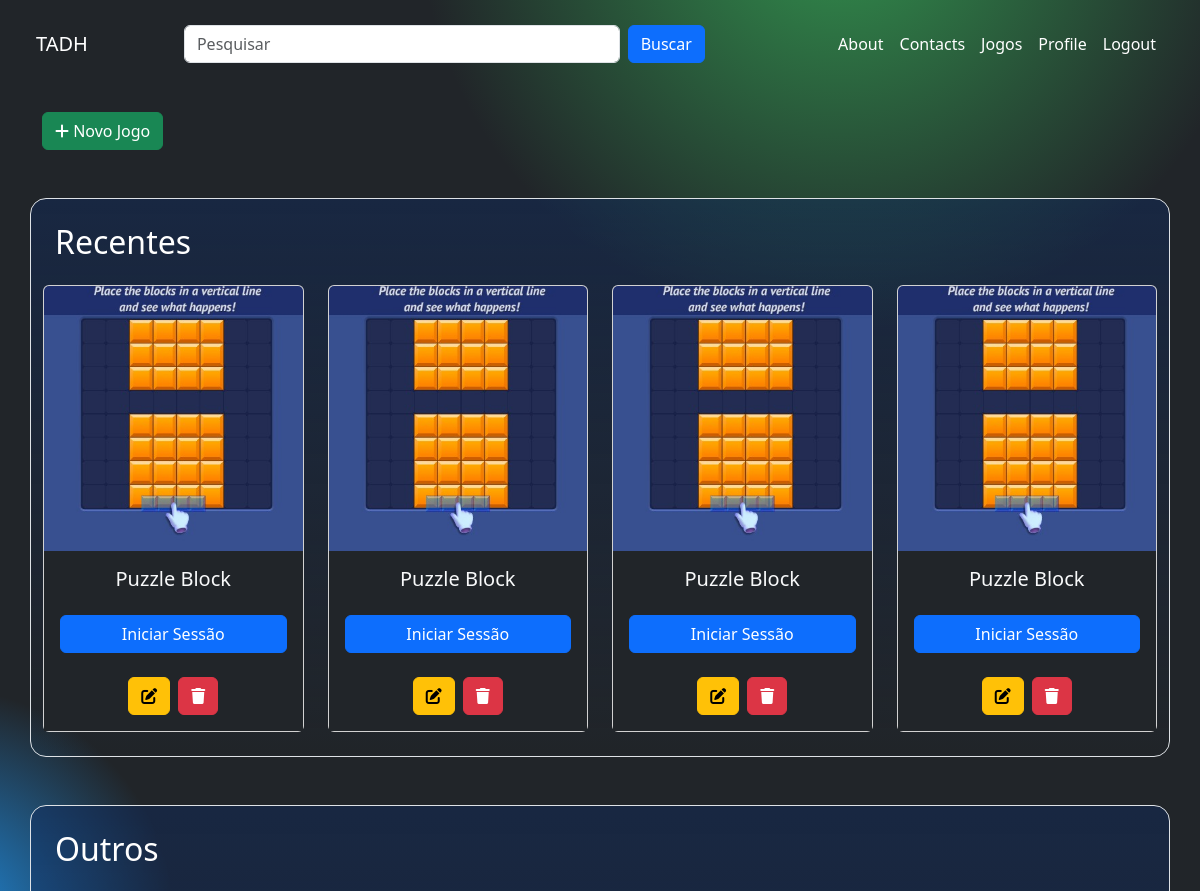
Before: /jogos/?page=3 (signed in, upper part) with the older database file.
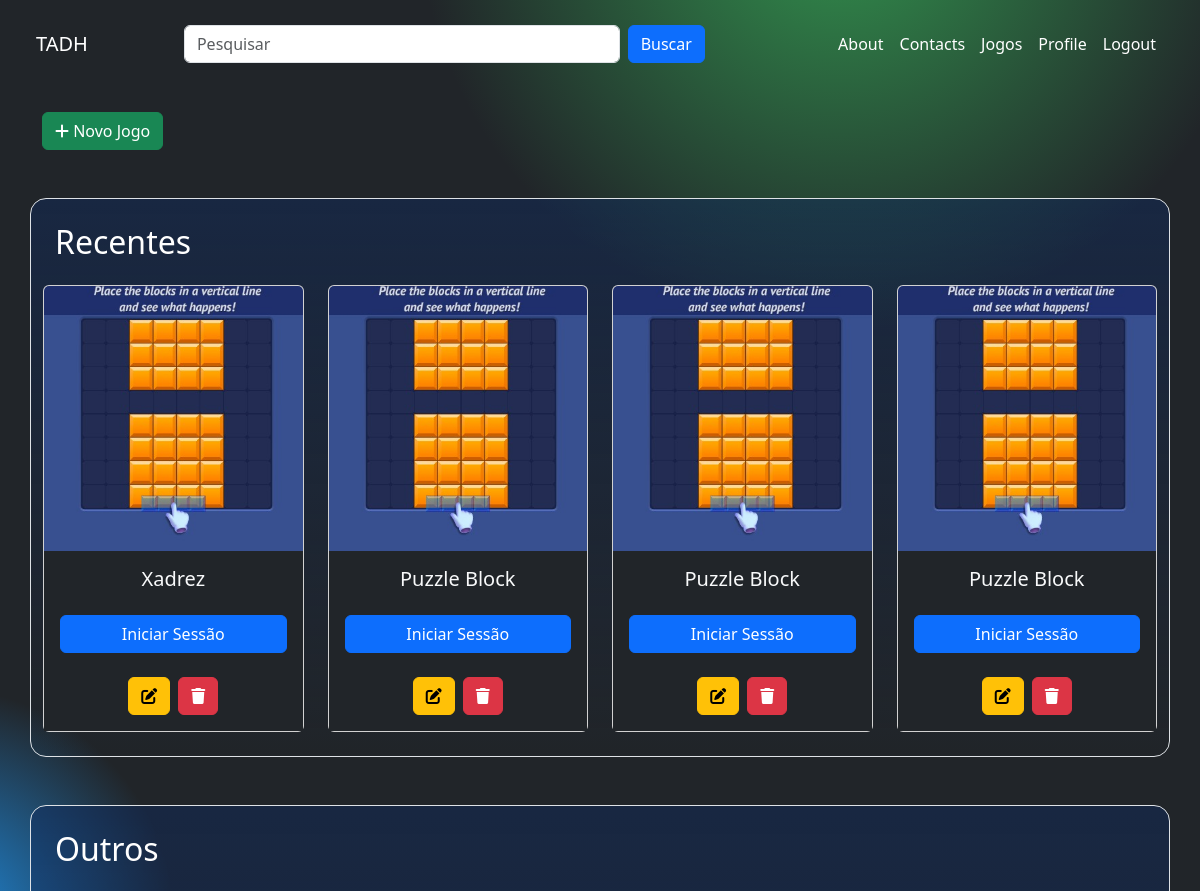
After: the same page with the newer database file.
### jogos/models.py (models this page shows, shortened)
class Jogo(models.Model):
    CATEGORIAS = [
        ("recentes", "Recentes"),
        ("outros", "Outros"),
    ]
    titulo = models.CharField(max_length=100)
    descricao = models.TextField()
    imagem = models.ImageField(upload_to="jogos/")
    url_jogo = models.URLField()
    categoria = models.CharField(max_length=10, choices=CATEGORIAS, default="outros")

### jogos/views.py (the view)
# urls.py: path("jogos/", views.jogos_list, name="jogos"),
@login_required(login_url="login")
def jogos_list(request):
    recentes = Jogo.objects.filter(categoria="recentes").order_by("-id")[:4]
    outros_list = Jogo.objects.filter(categoria="outros").order_by("-id")
    q = request.GET.get('q', '').strip()
    term = " ".join(q.split())
    if q != "":
        outros_list = outros_list.filter(
            Q(titulo__icontains=term)
        )
    paginator = Paginator(outros_list, 10)  # Show 8 items per page
    page_number = request.GET.get('page', 1)
    outros = paginator.get_page(page_number)
    jogos_page = True
    context = {
        "recentes": recentes,
        "outros": outros,
        "paginator": paginator,
        "jogos_page": jogos_page
    }
    return render(request, "pages/jogos.html", context)

### jogos/templates/pages/jogos.html (shortened to what this page needs)
{% extends 'base.html' %}
{% block permissions %}
  {% load permission_tags %}
{% endblock permissions %}
{% block content %}
{% if user|has_role:'Admin' %}
<div class="container mt-4">
    <a href="{% url 'criar_jogo' %}" class="btn btn-success">
      <i class="fas fa-plus"></i> Novo Jogo
    </a>
</div>
{% endif %}
    <div class="container mt-5 recents rounded-4 p-4 border">
        <h1 class="mb-4 fs-2 ms-0">Recentes</h1>
        <div class="row g-4" style="display: grid; grid-template-columns: repeat(auto-fit, minmax(200px, 1fr)); gap: 1.5rem;">
            {% for jogo in recentes %}
            <div class="card p-0 z-index-1 card-jogo">
                <img src="{{ jogo.imagem.url }}" class="card-img-top" alt="{{ jogo.titulo }}">
                <div class="card-body bg-dark text-center">
                    <h5 class="card-title text-light mb-4">{{ jogo.titulo }}</h5>
                    <a href="{% url 'acessar_jogo' id=jogo.id %}" class="btn btn-primary w-100">Iniciar Sessão</a>
                    {% if user|has_role:'Admin' %}
                    <div class="d-flex justify-content-center
                    gap-2 mt-4">
                        {% if user|has_role:'Admin' %}
                        <a href="{% url 'editar_jogo' jogo.id %}" class="btn btn-warning">
                          <i class="fas fa-edit"></i>
                        </a>
                        <button type="button" class="btn btn-danger" data-bs-toggle="modal" data-bs-target="#confirmDeleteModal-{{ jogo.id }}">
                            <i class="fas fa-trash"></i>
                        </button>
                      </div>
                      {% endif %}
                      {% endif %}
                </div>
            </div>
            {% endfor %}
        </div>
    </div>
    <div class="container mt-5 recents rounded-4 p-4 border  mb-4">
        <h1 class="mb-4 fs-2 ms-0">Outros</h1>
        <div class="row g-4" style="display: grid; grid-template-columns: repeat(auto-fit, minmax(200px, 1fr)); gap: 1.5rem;">
        </div>
    </div>
{% endblock content %}

### jogos/templates/base.html (shortened to what this page needs)
{% load static %}
<!DOCTYPE html>
<html lang="pt-br">
<head>
    <link href="https://cdn.jsdelivr.net/npm/bootstrap@5.3.0-alpha1/dist/css/bootstrap.min.css" rel="stylesheet">
    <link rel="stylesheet" href="https://cdnjs.cloudflare.com/ajax/libs/font-awesome/6.0.0-beta3/css/all.min.css">
    <link rel="stylesheet" href="{% static 'css/styles.css' %}">
</head>
<body class="bg-dark">
    {% include 'partials/header.html' %}
    {% block content %}{% endblock content %}
</body>
</html>

### jogos/templates/partials/header.html (shortened to what this page needs)
<nav class="navbar navbar-expand-lg p-4">
        <div class="container-fluid">
            <a class="navbar-brand text-white" href="{% url 'home' %}">TADH</a>
            {% if jogos_page %}
                <form action="{% url 'jogos' %}" class="d-flex mx-auto search-form">
                    <input type="search" class="form-control me-2 btn-search" placeholder="Pesquisar" aria-label="Search" name="q" value="{{ request.GET.q }}">
                    <button class="btn btn-primary" type="submit">Buscar</button>
                </form>
            {% endif %}
            <div class="collapse navbar-collapse" id="navbarNav">
                <ul class="navbar-nav ms-auto">
                    <li class="nav-item">
                        <a class="nav-link text-white" href="{% url 'sobre' %}">About</a>
                    </li>
                    <li class="nav-item">
                        <a class="nav-link text-white" href="{% url 'faleconosco' %}">Contacts</a>
                    </li>
                    {% if user.is_authenticated %}
                    <li class="nav-item">
                        <a class="nav-link text-white" href="{% url 'jogos' %}">Jogos</a>
                    </li>
                    <li class="nav-item">
                        <a class="nav-link text-white" href="{% url 'profile' %}">Profile</a>
                    <li class="nav-item">
                        <a class="nav-link text-white" href="{% url 'logout' %}">Logout</a>
                    </li>
                    {% else %}
                    <li class="nav-item">
                        <a class="nav-link text-white" href="{% url 'login' %}">Login</a>
                    </li>
                    {% endif %}
                </ul>
            </div>
        </div>
    </nav>

### jogos/static/css/styles.css (style rules this page uses)
body { background-color: #121212; color: white; background-image: radial-gradient(circle at -5% 50%, rgba(31, 150, 242, 0.9), transparent 15%), radial-gradient(circle at 70% -5%, rgba(52, 159, 82, 0.9), transparent 20%), radial-gradient(circle at 100% 100%, rgba(200, 53, 53, 0.9), transparent 15%); background-size: cover; background-attachment: fixed; }
h1 { font-size: 3rem; color: white; margin-left: 6rem; }
.recents { background: linear-gradient(to bottom, rgba(16, 42, 91, 0.5) 0%, rgba(255, 255, 255, 0) 100%); }
.btn-search { width: 60%; margin-left: 5rem; }
.search-form { width: 100%; max-width: 1200px; }
.card-jogo { max-width: 300px; }

Changed rows visible on the page:
changed Jogo: titulo "Puzzle Block" → "Xadrez"
